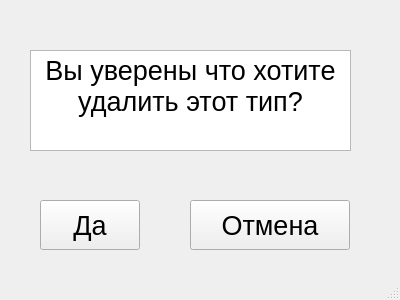
<?xml version="1.0" encoding="UTF-8"?>
<ui version="4.0">
 <class>MainWindow</class>
 <widget class="QMainWindow" name="MainWindow">
  <property name="geometry">
   <rect>
    <x>0</x>
    <y>0</y>
    <width>400</width>
    <height>300</height>
   </rect>
  </property>
  <property name="windowTitle">
   <string>MainWindow</string>
  </property>
  <widget class="QWidget" name="centralwidget">
   <widget class="QPushButton" name="yes_button">
    <property name="geometry">
     <rect>
      <x>40</x>
      <y>200</y>
      <width>100</width>
      <height>50</height>
     </rect>
    </property>
    <property name="font">
     <font>
      <pointsize>20</pointsize>
     </font>
    </property>
    <property name="text">
     <string>Да</string>
    </property>
   </widget>
   <widget class="QPushButton" name="discard_button">
    <property name="geometry">
     <rect>
      <x>190</x>
      <y>200</y>
      <width>160</width>
      <height>50</height>
     </rect>
    </property>
    <property name="font">
     <font>
      <pointsize>20</pointsize>
     </font>
    </property>
    <property name="text">
     <string>Отмена</string>
    </property>
   </widget>
   <widget class="QTextBrowser" name="textBrowser">
    <property name="geometry">
     <rect>
      <x>30</x>
      <y>50</y>
      <width>321</width>
      <height>101</height>
     </rect>
    </property>
    <property name="html">
     <string>&lt;!DOCTYPE HTML PUBLIC &quot;-//W3C//DTD HTML 4.0//EN&quot; &quot;http://www.w3.org/TR/REC-html40/strict.dtd&quot;&gt;
&lt;html&gt;&lt;head&gt;&lt;meta name=&quot;qrichtext&quot; content=&quot;1&quot; /&gt;&lt;style type=&quot;text/css&quot;&gt;
p, li { white-space: pre-wrap; }
&lt;/style&gt;&lt;/head&gt;&lt;body style=&quot; font-family:'MS Shell Dlg 2'; font-size:8pt; font-weight:400; font-style:normal;&quot;&gt;
&lt;p align=&quot;center&quot; style=&quot; margin-top:0px; margin-bottom:0px; margin-left:0px; margin-right:0px; -qt-block-indent:0; text-indent:0px;&quot;&gt;&lt;span style=&quot; font-size:20pt;&quot;&gt;Вы уверены что хотите удалить этот тип?&lt;/span&gt;&lt;/p&gt;&lt;/body&gt;&lt;/html&gt;</string>
    </property>
   </widget>
  </widget>
  <widget class="QMenuBar" name="menubar">
   <property name="geometry">
    <rect>
     <x>0</x>
     <y>0</y>
     <width>400</width>
     <height>18</height>
    </rect>
   </property>
  </widget>
  <widget class="QStatusBar" name="statusbar"/>
 </widget>
 <resources/>
 <connections/>
</ui>
